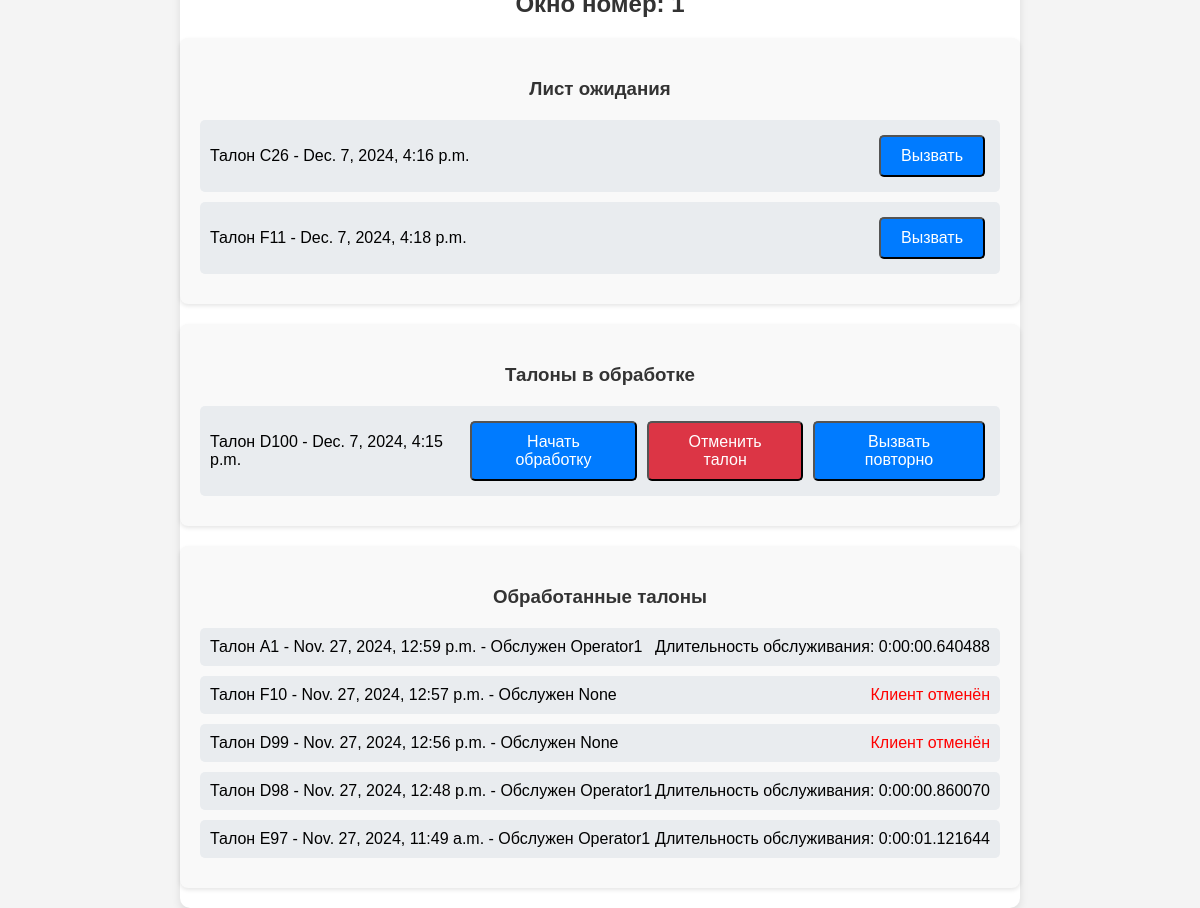
Page /operator/dashboard/ (signed in) on the committed database.
### userapp/models.py (models this page shows, shortened)
class Ticket(models.Model):
    STATUS_CHOICES = [
        ('waiting', 'Waiting'),
        ('in_service', 'In Service'),
        ('served', 'Served'),
    ]
    number = models.CharField(max_length=10)
    issued_at = models.DateTimeField(auto_now_add=True)
    is_served = models.BooleanField(default=False)
    is_canceled = models.BooleanField(default=False)
    served_by = models.CharField(max_length=100, null=True, blank=True)
    subcategory = models.ForeignKey(SubCategory, on_delete=models.SET_NULL, null=True)
    operator = models.ForeignKey(Operator, on_delete=models.SET_NULL, null=True, blank=True)
    status = models.CharField(max_length=20, choices=STATUS_CHOICES, default='waiting')
    start_time = models.DateTimeField(null=True, blank=True)
    end_time = models.DateTimeField(null=True, blank=True)
    duration = models.DurationField(null=True, blank=True)
    class Meta:
        ordering = ['number']

### operatorapp/views.py (the view)
# urls.py: path('dashboard/', views.operator_dashboard, name='operator_dashboard'),
@login_required
def operator_dashboard(request):
    operator = get_object_or_404(Operator, user=request.user)
    waiting_tickets = Ticket.objects.filter(status='waiting').order_by('issued_at')
    in_service_tickets = Ticket.objects.filter(status='in_service', operator=operator).order_by('issued_at')
    served_tickets = Ticket.objects.filter(status='served', operator=operator).order_by('-issued_at')[:5]
    operators = Operator.objects.exclude(user=request.user)
    return render(request, 'operatorapp/dashboard.html', {
        'operator': operator,
        'waiting_tickets': waiting_tickets,
        'in_service_tickets': in_service_tickets,
        'served_tickets': served_tickets,
        'operators': operators,
    })

### operatorapp/templates/operatorapp/dashboard.html (shortened to what this page needs)
<!DOCTYPE html>
<html>
<head>
    {% load static %}
    <link rel="stylesheet" type="text/css" href="{% static 'css/styles.css' %}">
</head>
<body>
    <div class="container">
        <h2>Окно номер: {{ operator.window_number }}</h2>
        <div class="ticket-lists">
            <div class="ticket-list">
                <h3>Лист ожидания</h3>
                <ul>
                    {% for ticket in waiting_tickets %}
                        <li>
                            <span>Талон {{ ticket.number }} - {{ ticket.issued_at }}</span>
                            <form method="POST" action="{% url 'call_ticket' ticket.id %}">
                                <button type="submit" class="btn">Вызвать</button>
                            </form>
                        </li>
                    {% endfor %}
                </ul>
            </div>
            <div class="ticket-list">
                <h3>Талоны в обработке</h3>
                <ul>
                    {% for ticket in in_service_tickets %}
                        <li data-started="{{ ticket.start_time }}">
                            <span>Талон {{ ticket.number }} - {{ ticket.issued_at }}</span>
                            <form method="POST" action="{% url 'start_service' ticket.id %}" class="start-service-form">
                                <button type="submit" class="btn start-service">Начать обработку</button>
                            </form>
                            <form method="POST" action="{% url 'cancel_service' ticket.id %}">
                                <button type="submit" class="btn btn-danger">Отменить талон</button>
                            </form>
                            <button type="button" class="btn repeat-call" data-ticket-id="{{ ticket.id }}">Вызвать повторно</button>
                        </li>
                    {% endfor %}
                </ul>
            </div>
           <div class="ticket-list">
                <h3>Обработанные талоны</h3>
                <ul>
                    {% for ticket in served_tickets %}
                        <li>
                            Талон {{ ticket.number }} - {{ ticket.issued_at }} - Обслужен {{ ticket.served_by }}
                            {% if ticket.start_time and ticket.end_time %}
                                <span>Длительность обслуживания: {{ ticket.duration }}</span>
                            {% endif %}
                            {% if ticket.is_canceled %}
                                <span style="color:red;">Клиент отменён</span>
                            {% endif %}
                        </li>
                    {% endfor %}
                </ul>
            </div>
        </div>
    </div>
</body>
</html>

### userapp/static/css/styles.css (style rules this page uses)
body { font-family: Arial, sans-serif; margin: 0; padding: 0; background-color: #f7f7f7; }
.container { max-width: 800px; margin: 0 auto; padding: 20px; background-color: #fff; border-radius: 5px; box-shadow: 0 0 10px rgba(0, 0, 0, 0.1); }

### operatorapp/templates/operatorapp/dashboard.html (style rules this page uses)
body { font-family: Arial, sans-serif; margin: 0; background-color: #f4f4f4; display: flex; justify-content: center; align-items: center; height: 100vh; text-align: center; }
.container { width: 80%; max-width: 800px; background-color: white; padding: 20px; border-radius: 10px; box-shadow: 0 4px 8px rgba(0, 0, 0, 0.1); }
h1, h2, h3 { margin: 20px 0; color: #333; }
.ticket-lists { display: flex; flex-direction: column; gap: 20px; align-items: center; }
.ticket-list { width: 100%; padding: 20px; background-color: #f9f9f9; border-radius: 8px; box-shadow: 0 2px 4px rgba(0, 0, 0, 0.1); }
ul { list-style-type: none; padding: 0; margin: 0; }
li { margin: 10px 0; background-color: #e9ecef; padding: 10px; border-radius: 5px; display: flex; justify-content: space-between; align-items: center; text-align: left; }
.btn { background-color: #007bff; color: white; padding: 10px 20px; text-decoration: none; border-radius: 5px; transition: background-color 0.3s ease, transform 0.3s ease; font-size: 16px; margin: 5px; }
.btn-danger { background-color: #dc3545; }
.btn.repeat-call { background-color: #007bff; color: white; padding: 10px 20px; text-decoration: none; border-radius: 5px; display: inline-block; transition: background-color 0.3s ease, transform 0.3s ease; font-size: 16px; margin: 5px; }

### rows in the picture
Ticket: number "C26", issued_at "Dec. 7, 2024, 4:16 p.m."
Ticket: number "F11", issued_at "Dec. 7, 2024, 4:18 p.m."
Ticket: number "D100", issued_at "Dec. 7, 2024, 4:15 p.m."
Ticket: number "A1", issued_at "Nov. 27, 2024, 12:59 p.m.", served_by "Operator1", duration "0:00:00.640488"
Ticket: number "F10", issued_at "Nov. 27, 2024, 12:57 p.m.", served_by "None", is_canceled "Клиент отменён"
Ticket: number "D99", issued_at "Nov. 27, 2024, 12:56 p.m.", served_by "None", is_canceled "Клиент отменён"
Ticket: number "D98", issued_at "Nov. 27, 2024, 12:48 p.m.", served_by "Operator1", duration "0:00:00.860070"
Ticket: number "E97", issued_at "Nov. 27, 2024, 11:49 a.m.", served_by "Operator1", duration "0:00:01.121644"
